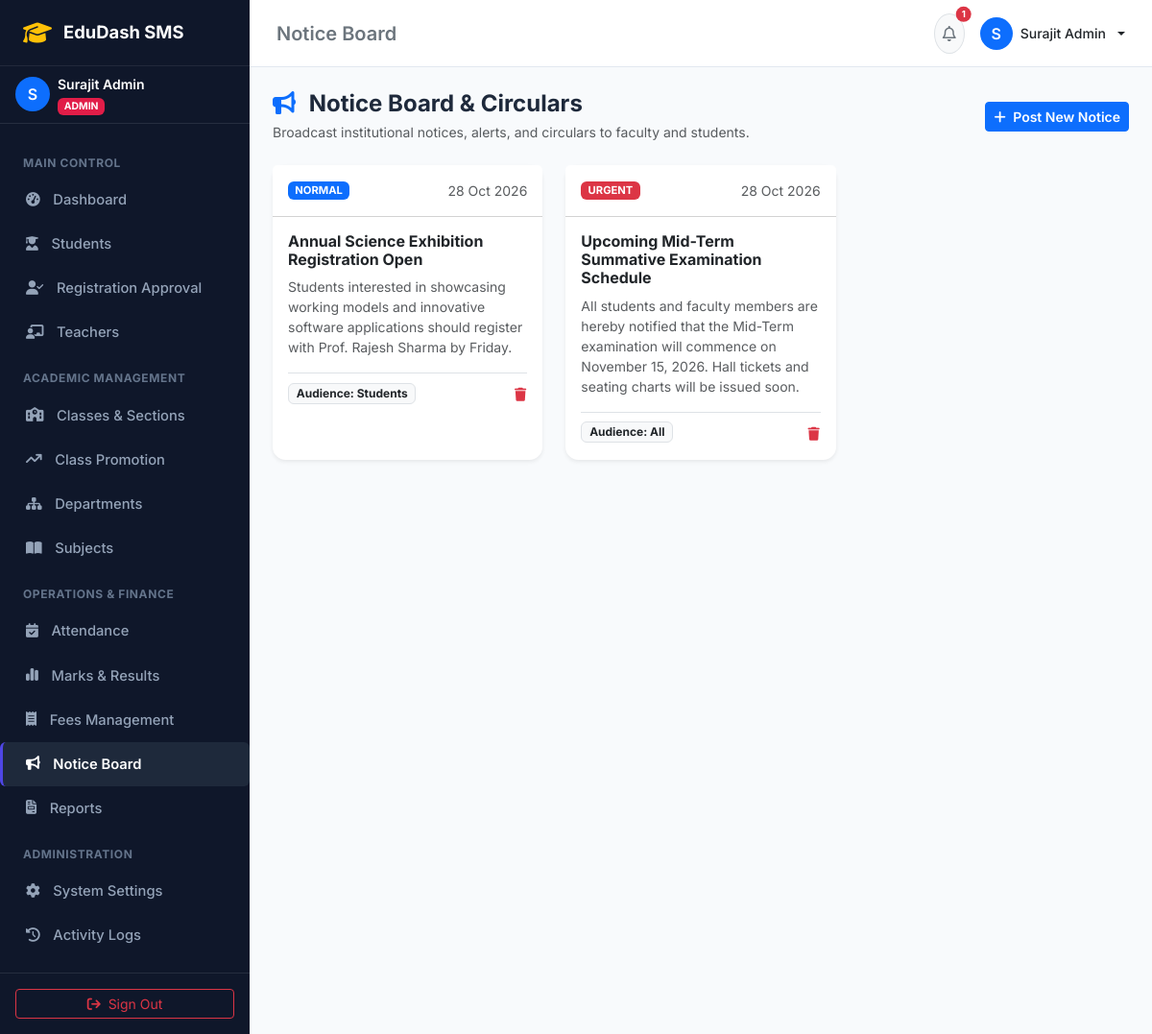
Screenshot of /notices.php (signed in) with the database file from the repository.
### tables this page shows
CREATE TABLE `notices` (
  `id` INT AUTO_INCREMENT PRIMARY KEY,
  `title` VARCHAR(200) NOT NULL,
  `content` TEXT NOT NULL,
  `target_audience` ENUM('all', 'teachers', 'students', 'admin') DEFAULT 'all',
  `priority` ENUM('normal', 'urgent') DEFAULT 'normal',
  `posted_by` INT NOT NULL,
  `created_at` TIMESTAMP DEFAULT CURRENT_TIMESTAMP,
  FOREIGN KEY (`posted_by`) REFERENCES `users`(`id`) ON DELETE CASCADE
);

### functions.php (called while the page is built, shortened)
<?php
function format_date($date_str, $format = 'd M Y') {
    return date($format, strtotime($date_str));
}

### notices.php (the view, shortened to what this page needs)
<?php
require_once __DIR__ . '/../includes/header.php';
require_once __DIR__ . '/../includes/sidebar.php';
$notices = $pdo->query("SELECT n.*, u.full_name as author_name FROM notices n JOIN users u ON n.posted_by = u.id ORDER BY n.id DESC")->fetchAll();
?>
<div class="main-wrapper">
    <?php require_once __DIR__ . '/../includes/navbar.php'; ?>
    <main class="p-4">
        <div class="d-flex justify-content-between align-items-center mb-4">
            <div>
                <h4 class="fw-bold mb-1"><i class="fa-solid fa-bullhorn text-primary me-2"></i> Notice Board & Circulars</h4>
                <p class="text-muted small mb-0">Broadcast institutional notices, alerts, and circulars to faculty and students.</p>
            </div>
            <button class="btn btn-primary btn-sm fw-semibold" data-bs-toggle="modal" data-bs-target="#newNoticeModal">
                <i class="fa-solid fa-plus me-1"></i> Post New Notice
            </button>
        </div>
        <div class="row g-4">
            <?php foreach ($notices as $n): ?>
                <div class="col-md-6 col-lg-4">
                    <div class="card border-0 shadow-sm h-100">
                        <div class="card-header bg-white py-3 d-flex justify-content-between align-items-center">
                            <span class="badge <?php echo $n['priority'] === 'urgent' ? 'bg-danger' : 'bg-primary'; ?> text-uppercase" style="font-size:0.7rem;">
                                <?php echo $n['priority']; ?>
                            </span>
                            <small class="text-muted"><?php echo format_date($n['created_at']); ?></small>
                        </div>
                        <div class="card-body">
                            <h6 class="fw-bold text-dark"><?php echo htmlspecialchars($n['title']); ?></h6>
                            <p class="small text-muted mb-3"><?php echo nl2br(htmlspecialchars($n['content'])); ?></p>
                            <div class="d-flex justify-content-between align-items-center border-top pt-2">
                                <span class="badge bg-light text-dark border">Audience: <?php echo ucfirst($n['target_audience']); ?></span>
                                <form method="GET" action="" onsubmit="return confirm('Remove this notice?');">
                                    <button type="submit" class="btn btn-sm btn-link text-danger p-0"><i class="fa-solid fa-trash"></i></button>
                                </form>
                            </div>
                        </div>
                    </div>
                </div>
            <?php endforeach; ?>
        </div>
    </main>
<?php require_once __DIR__ . '/../includes/footer.php'; ?>

### style.css (style rules this page uses)
:root { --primary: #4f46e5; --primary-hover: #4338ca; --sidebar-bg: #0f172a; --sidebar-text: #94a3b8; --sidebar-hover-bg: #1e293b; --sidebar-active-text: #ffffff; --body-bg: #f8fafc; --card-border: #e2e8f0; }
body { font-family: 'Inter', -apple-system, BlinkMacSystemFont, 'Segoe UI', Roboto, sans-serif; background-color: var(--body-bg); color: #1e293b; min-height: 100vh; }
.main-wrapper { flex: 1; display: flex; flex-direction: column; min-width: 0; }
.card { border: 1px solid var(--card-border); border-radius: 0.85rem; box-shadow: 0 1px 3px rgba(0, 0, 0, 0.04); }

### rows the page displays
notices: priority "NORMAL", created_at "28 Oct 2026", title "Annual Science Exhibition Registration Open", content "Students interested in showcasing working models and innovative software applications should register with Prof. Rajesh Sharma by Friday.", target_audience "Students"
notices: priority "URGENT", created_at "28 Oct 2026", title "Upcoming Mid-Term Summative Examination Schedule", content "All students and faculty members are hereby notified that the Mid-Term examination will commence on November 15, 2026. Hall tickets and seating charts will be issued soon.", target_audience "All"

### other values shown
substr($_SESSION['user_name'] ?? 'U', 0, 1) "S"
$_SESSION['user_name'] "Surajit Admin"
$role "ADMIN"
$page_title "Notice Board"
$unread_notices_count "1"
